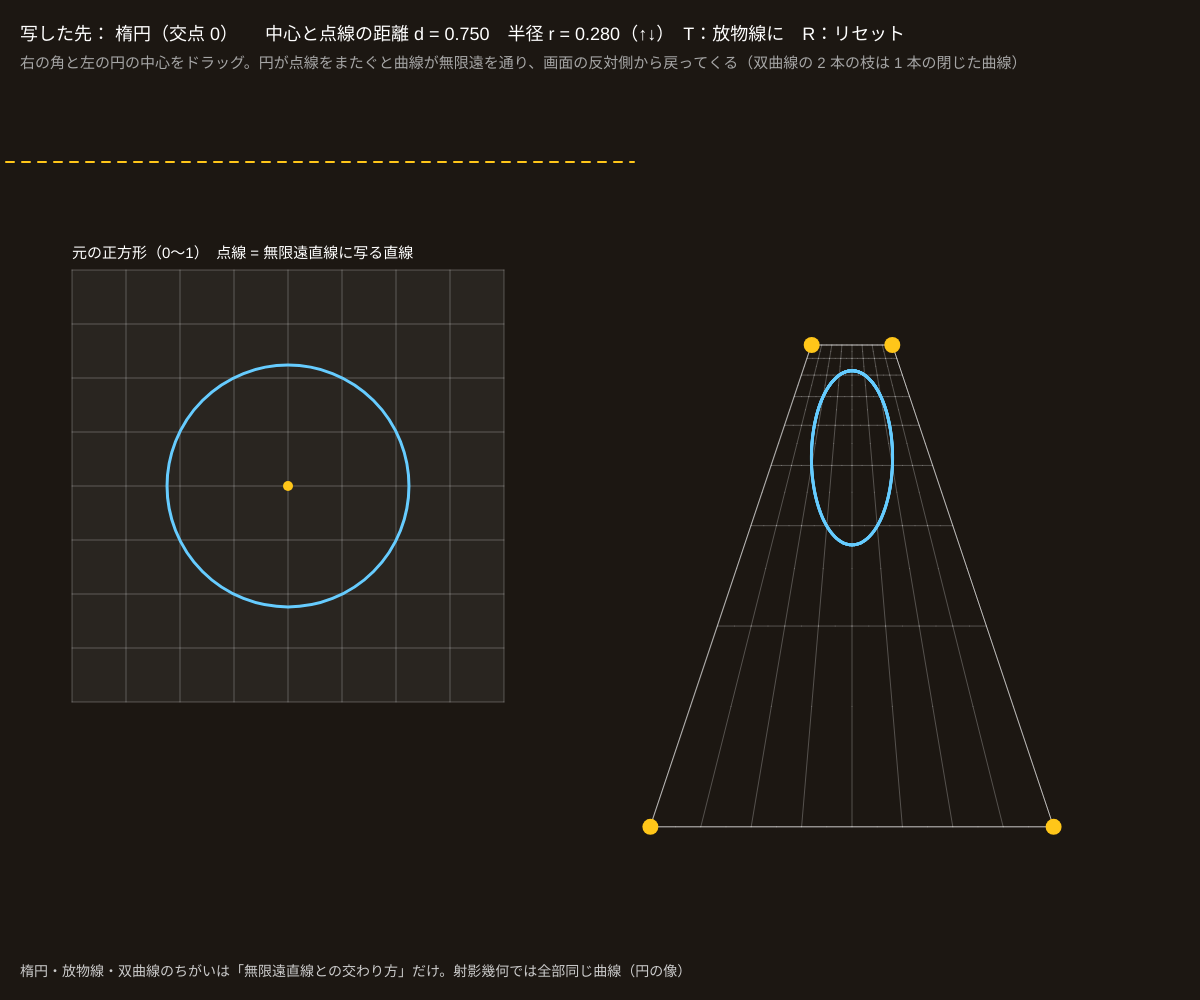
Frame 1 (no input)
Frame 60 (no input): identical to frame 1, image omitted
Frame 120 (the mouse pressed at the canvas centre since frame 60): identical to frame 1, image omitted

The p5.js sketch that drew this single still picture (run headless with seeded random() and noise() and a simulated clock; from frame 60 on, the mouse is pressed at the canvas centre):

// p5.js sketch
// ── sketch.js
// ============================================
// 05 円錐曲線の射影像：円が楕円・放物線・双曲線になる
// 左の正方形の中の円を、右の四角形へのホモグラフィ H で写す。写した先は必ず円錐曲線（2 次曲線）
//   H の 3 行目 [h31, h32, h33] は「無限遠直線に写る直線」（w' = h31 x + h32 y + h33 = 0）。左に点線で描く
//   この点線と円が 交わらない → 楕円 / 接する → 放物線 / 2 点で交わる → 双曲線（2 つの交点 = 双曲線の無限遠点 = 漸近線の方向）
// 右の 4 角をドラッグ / 左の円の中心をドラッグ / ↑↓ = 半径 / T = 放物線にする（半径を点線にぴったり合わせる） / R = リセット
// ============================================

let dst = [];                     // 右の四角形の角（画面座標）
let src = [{ x: 0, y: 0 }, { x: 1, y: 0 }, { x: 1, y: 1 }, { x: 0, y: 1 }];
let cc = { x: 0.5, y: 0.5 }, cr = 0.28;   // ★ 円の中心と半径（0〜1 の座標）
let dragging = -1, dragCenter = false;
let H = null;
let S0, OX, OY;                   // 左の正方形の大きさと位置

function setup() {
  createCanvas(windowWidth, windowHeight);
  colorMode(HSB, 360, 100, 100, 100);
  S0 = min(width * 0.36, height * 0.6); OX = width * 0.06; OY = height * 0.27;
  resetAll();
}
function resetAll() {
  let x0 = width * 0.5, y0 = height * 0.18, w = width * 0.42, h = height * 0.66;
  dst = [{ x: x0 + w * 0.1, y: y0 + h * 0.98 }, { x: x0 + w * 0.9, y: y0 + h * 0.98 }, { x: x0 + w * 0.58, y: y0 + h * 0.25 }, { x: x0 + w * 0.42, y: y0 + h * 0.25 }];
  cc = { x: 0.5, y: 0.5 }; cr = 0.28;
}
function srcToScreen(p) { return { x: OX + p.x * S0, y: OY + p.y * S0 }; }

function draw() {
  background(30, 35, 11);
  if (dragging >= 0) dst[dragging] = { x: mouseX, y: mouseY };
  if (dragCenter) cc = { x: constrain((mouseX - OX) / S0, 0.05, 0.95), y: constrain((mouseY - OY) / S0, 0.05, 0.95) };
  H = homographyFrom4(src, dst);
  if (!H) { fill(0, 0, 100); textSize(18); text('4 点がつぶれています（R）', 20, 40); return; }

  // 無限遠直線の元 l∞ = H の 3 行目（元の正方形の座標で）
  let linf = H[2];
  let d = Math.abs(linf[0] * cc.x + linf[1] * cc.y + linf[2]) / (Math.hypot(linf[0], linf[1]) || 1);   // 中心から l∞ までの距離
  let kind = d > cr * 1.01 ? 0 : d < cr * 0.99 ? 2 : 1;
  let kindName = ['楕円（交点 0）', '放物線（接する：交点 1）', '双曲線（交点 2）'][kind];

  // ---- 左：元の正方形
  noStroke(); fill(0, 0, 100, 6); rect(OX, OY, S0, S0);
  stroke(0, 0, 100, 25); strokeWeight(1); noFill();
  for (let k = 0; k <= 8; k++) { line(OX + (k * S0) / 8, OY, OX + (k * S0) / 8, OY + S0); line(OX, OY + (k * S0) / 8, OX + S0, OY + (k * S0) / 8); }
  stroke(200, 60, 100); strokeWeight(3); let c0 = srcToScreen(cc); circle(c0.x, c0.y, cr * S0 * 2);
  // l∞ の元（点線）：a x + b y + c = 0 を画面座標に
  let lscr = [linf[0] / S0, linf[1] / S0, linf[2] - (linf[0] * OX) / S0 - (linf[1] * OY) / S0];
  stroke(45, 90, 100); strokeWeight(2); drawingContext.setLineDash([8, 8]); drawHLine(lscr, [OX - 130, OY - 130, OX + S0 + 130, OY + S0 + 130]); drawingContext.setLineDash([]);
  // 交点（円と l∞）→ 右では無限遠点（漸近線の方向）
  let inter = circleLine(cc, cr, linf);
  noStroke(); fill(15, 80, 100);
  for (let p of inter) { let s = srcToScreen(p); circle(s.x, s.y, 12); }
  fill(45, 90, 100); circle(c0.x, c0.y, 10);
  fill(0, 0, 100); textSize(15); text('元の正方形（0〜1）　点線 = 無限遠直線に写る直線', OX, OY - 12);

  // ---- 右：写した先
  noFill(); stroke(0, 0, 100, 25); strokeWeight(1);
  for (let k = 0; k <= 8; k++) { mappedLine(k / 8, 0, k / 8, 1); mappedLine(0, k / 8, 1, k / 8); }
  stroke(0, 0, 100, 60); quad(dst[0].x, dst[0].y, dst[1].x, dst[1].y, dst[2].x, dst[2].y, dst[3].x, dst[3].y);
  // 円の像：細かく刻んで写す。w' の符号が変わる所（無限遠を通る所）で線を切る
  stroke(200, 60, 100); strokeWeight(3);
  let prev = null;
  for (let i = 0; i <= 720; i++) {
    let a = (i / 720) * Math.PI * 2, q = mat3Vec(H, hPt(cc.x + cr * Math.cos(a), cc.y + cr * Math.sin(a)));
    let p = Math.abs(q[2]) > 1e-9 ? { x: q[0] / q[2], y: q[1] / q[2], s: Math.sign(q[2]) } : null;
    if (p && prev && p.s === prev.s && Math.abs(p.x) < 1e5 && Math.abs(p.y) < 1e5 && Math.abs(prev.x) < 1e5 && Math.abs(prev.y) < 1e5) line(prev.x, prev.y, p.x, p.y);
    prev = p;
  }
  // 無限遠点の方向（矢印）
  stroke(15, 80, 100); strokeWeight(3); fill(15, 80, 100);
  for (let p of inter) drawHPoint(mat3Vec(H, hPt(p.x, p.y)), 14, '', [width * 0.46, 90, width - 10, height - 10]);
  noStroke(); fill(45, 90, 100); textSize(15);
  for (let i = 0; i < 4; i++) circle(dst[i].x, dst[i].y, 16);

  fill(0, 0, 100); textSize(18);
  text('写した先： ' + kindName + '　　中心と点線の距離 d = ' + nf(d, 1, 3) + '　半径 r = ' + nf(cr, 1, 3) + '（↑↓）　T：放物線に　R：リセット', 20, 40);
  fill(0, 0, 65); textSize(15);
  text('右の角と左の円の中心をドラッグ。円が点線をまたぐと曲線が無限遠を通り、画面の反対側から戻ってくる（双曲線の 2 本の枝は 1 本の閉じた曲線）', 20, 68);
  fill(0, 0, 80); textSize(14);
  text('楕円・放物線・双曲線のちがいは「無限遠直線との交わり方」だけ。射影幾何では全部同じ曲線（円の像）', 20, height - 24);
}

// 元の座標の線分を写して描く
function mappedLine(x0, y0, x1, y1) {
  let prev = null;
  for (let i = 0; i <= 16; i++) {
    let q = mat3Vec(H, hPt(x0 + ((x1 - x0) * i) / 16, y0 + ((y1 - y0) * i) / 16));
    let p = q[2] > 1e-6 ? { x: q[0] / q[2], y: q[1] / q[2] } : null;
    if (p && prev) line(prev.x, prev.y, p.x, p.y);
    prev = p;
  }
}
// 円（中心 c、半径 r）と直線 [a, b, c] の交点（0〜2 個）
function circleLine(c, r, l) {
  let n = Math.hypot(l[0], l[1]) || 1, a = l[0] / n, b = l[1] / n, k = l[2] / n;
  let d = a * c.x + b * c.y + k;                 // 符号つき距離
  if (Math.abs(d) > r) return [];
  let fx = c.x - a * d, fy = c.y - b * d;        // 垂線の足
  let h = Math.sqrt(Math.max(0, r * r - d * d));
  if (h < 1e-9) return [{ x: fx, y: fy }];
  return [{ x: fx - b * h, y: fy + a * h }, { x: fx + b * h, y: fy - a * h }];
}

function mousePressed() {
  dragging = nearestHandle(dst, mouseX, mouseY, 30);
  let c0 = srcToScreen(cc);
  if (dragging < 0 && dist(mouseX, mouseY, c0.x, c0.y) < 30) dragCenter = true;
}
function mouseReleased() { dragging = -1; dragCenter = false; }
function keyPressed() {
  if (key === UP_ARROW) cr = min(0.9, cr + 0.02);
  if (key === DOWN_ARROW) cr = max(0.03, cr - 0.02);
  if (key === 't' || key === 'T') { let l = H[2]; cr = constrain(Math.abs(l[0] * cc.x + l[1] * cc.y + l[2]) / (Math.hypot(l[0], l[1]) || 1), 0.03, 0.9); }
  if (key === 'r' || key === 'R') resetAll();
}

// ---------- やってみよう ----------
// 1. 右の四角形を長方形にすると点線は正方形からどこまで離れる？（アフィンなら l∞ は無限遠のまま = 楕円しかできない）
// 2. 双曲線のとき、矢印の方向（無限遠点）が漸近線の方向。曲線が本当にその方向に伸びているか確かめよう
// 3. 放物線（T）のときの矢印は 1 つ。放物線は「無限遠直線に接する」と言える。接点の方向は軸の方向？
// 4. 円のかわりに正方形の中の別の図形（三角形）を写してみよう。角が無限遠を通るとどう見える？

// ==================================================
// ここから下は「射影幾何の道具」（同次座標・外積・行列・ホモグラフィ）
// （中身は読まなくても OK。消さないでね）
// ==================================================

// 同次座標の点 [x, y, w]。w = 1 ならふつうの点 (x, y)、w = 0 なら「方向 (x, y) の無限遠点」
function hPt(x, y, w) { return [x, y, w === undefined ? 1 : w]; }
// 外積。2 点 → それを通る直線 [a, b, c]（ax + by + cw = 0）／ 2 直線 → その交点。どちらも同じ式！
function hCross(p, q) {
  return [p[1] * q[2] - p[2] * q[1], p[2] * q[0] - p[0] * q[2], p[0] * q[1] - p[1] * q[0]];
}
// 内積。点と直線で 0 なら「点が直線の上にある」
function hDot(p, q) { return p[0] * q[0] + p[1] * q[1] + p[2] * q[2]; }
// 3 つの点（または直線）の行列式。0 なら共線（共点）
function hDet(p, q, r) { return hDot(p, hCross(q, r)); }
// 長さを 1 にそろえる（表示用。射影的には同じ点・同じ直線）
function hUnit(p) { let m = Math.hypot(p[0], p[1], p[2]) || 1; return [p[0] / m, p[1] / m, p[2] / m]; }
// 無限遠（または画面からはるか遠く）にあるか
function isFar(p) { return Math.abs(p[2]) * 1e5 < Math.hypot(p[0], p[1]); }
// 同次座標 → 画面の点 {x, y}（無限遠なら null）
function toXY(p) { return isFar(p) ? null : { x: p[0] / p[2], y: p[1] / p[2] }; }
// 2 点 {x, y} を通る直線
function lineThrough(a, b) { return hCross(hPt(a.x, a.y), hPt(b.x, b.y)); }
// 1 直線上の 4 点の複比 (P1,P2;P3,P4)。X, Y はその直線上の基準 2 点（無限遠点があっても計算できる）
function crossRatioH(P1, P2, P3, P4, X, Y) {
  let n = hCross(X, Y), nn = hDot(n, n) || 1;
  let lm = (P) => [hDot(hCross(P, Y), n) / nn, hDot(hCross(X, P), n) / nn];
  let [l1, m1] = lm(P1), [l2, m2] = lm(P2), [l3, m3] = lm(P3), [l4, m4] = lm(P4);
  let num = (l1 * m3 - l3 * m1) * (l2 * m4 - l4 * m2), den = (l2 * m3 - l3 * m2) * (l1 * m4 - l4 * m1);
  return Math.abs(den) < 1e-12 ? NaN : num / den;
}

// 直線 [a, b, c] を枠（省略すると画面全体）いっぱいに描く
function drawHLine(l, box) {
  let [x0, y0, x1, y1] = box || [0, 0, width, height], cand = [];
  for (let e of [[1, 0, -x0], [1, 0, -x1], [0, 1, -y0], [0, 1, -y1]]) {
    let p = toXY(hCross(l, e));
    if (p && p.x > x0 - 1 && p.x < x1 + 1 && p.y > y0 - 1 && p.y < y1 + 1) cand.push(p);
  }
  if (cand.length < 2) return;
  let best = null, bd = -1;
  for (let i = 0; i < cand.length; i++) for (let j = i + 1; j < cand.length; j++) {
    let d = Math.hypot(cand[i].x - cand[j].x, cand[i].y - cand[j].y);
    if (d > bd) { bd = d; best = [cand[i], cand[j]]; }
  }
  line(best[0].x, best[0].y, best[1].x, best[1].y);
}
// 点を描く。ふつうの点なら丸、無限遠点なら枠のふちに「方向の矢印」（向かい合う 2 か所 = 同じ 1 点）
function drawHPoint(p, r, label, box) {
  let [x0, y0, x1, y1] = box || [0, 0, width, height];
  let q = toXY(p);
  if (q) { circle(q.x, q.y, r); if (label) text(label, q.x + r * 0.7, q.y - r * 0.7); return; }
  let dx = p[0], dy = p[1], m = Math.hypot(dx, dy) || 1; dx /= m; dy /= m;
  let cx = (x0 + x1) / 2, cy = (y0 + y1) / 2;
  for (let s of [1, -1]) {
    let ux = dx * s, uy = dy * s, t = Infinity;
    if (ux > 1e-9) t = Math.min(t, (x1 - 30 - cx) / ux); if (ux < -1e-9) t = Math.min(t, (x0 + 30 - cx) / ux);
    if (uy > 1e-9) t = Math.min(t, (y1 - 30 - cy) / uy); if (uy < -1e-9) t = Math.min(t, (y0 + 30 - cy) / uy);
    let x = cx + ux * t, y = cy + uy * t;
    push(); translate(x, y); rotate(Math.atan2(uy, ux));
    line(-r * 2.5, 0, r, 0); line(r, 0, 0, -r * 0.8); line(r, 0, 0, r * 0.8);
    pop();
    if (label) text(label + '∞', x - r * 2, y - r);
  }
}

// 3×3 行列（配列の配列）の道具
function mat3Mul(A, B) {
  let C = [[0, 0, 0], [0, 0, 0], [0, 0, 0]];
  for (let i = 0; i < 3; i++) for (let j = 0; j < 3; j++) for (let k = 0; k < 3; k++) C[i][j] += A[i][k] * B[k][j];
  return C;
}
function mat3Vec(M, v) { return [hDot(M[0], v), hDot(M[1], v), hDot(M[2], v)]; }
function mat3T(M) { return [[M[0][0], M[1][0], M[2][0]], [M[0][1], M[1][1], M[2][1]], [M[0][2], M[1][2], M[2][2]]]; }
function mat3Inv(M) {
  let [[a, b, c], [d, e, f], [g, h, i]] = M;
  let A = e * i - f * h, B = -(d * i - f * g), C = d * h - e * g;
  let det = a * A + b * B + c * C;
  if (Math.abs(det) < 1e-12) return null;
  return [[A / det, -(b * i - c * h) / det, (b * f - c * e) / det],
          [B / det, (a * i - c * g) / det, -(a * f - c * d) / det],
          [C / det, -(a * h - b * g) / det, (a * e - b * d) / det]];
}
// ガウスの消去法（部分ピボット）で A x = b を解く。解けなければ null
function solveLinear(A, b) {
  let n = b.length, M = A.map((r, i) => [...r, b[i]]);
  for (let c = 0; c < n; c++) {
    let p = c;
    for (let r = c + 1; r < n; r++) if (Math.abs(M[r][c]) > Math.abs(M[p][c])) p = r;
    if (Math.abs(M[p][c]) < 1e-12) return null;
    [M[c], M[p]] = [M[p], M[c]];
    for (let r = 0; r < n; r++) {
      if (r === c) continue;
      let f = M[r][c] / M[c][c];
      for (let k = c; k <= n; k++) M[r][k] -= f * M[c][k];
    }
  }
  return M.map((r, i) => r[n] / r[i]);
}
// 4 点の対応 src[i] → dst[i]（{x, y}）からホモグラフィ 3×3 を求める（h33 = 1 に固定、8 本の連立方程式）
function homographyFrom4(src, dst) {
  let A = [], b = [];
  for (let i = 0; i < 4; i++) {
    let x = src[i].x, y = src[i].y, u = dst[i].x, v = dst[i].y;
    A.push([x, y, 1, 0, 0, 0, -u * x, -u * y]); b.push(u);
    A.push([0, 0, 0, x, y, 1, -v * x, -v * y]); b.push(v);
  }
  let h = solveLinear(A, b);
  if (!h) return null;
  return [[h[0], h[1], h[2]], [h[3], h[4], h[5]], [h[6], h[7], 1]];
}
// ホモグラフィで点 {x, y} を写す（無限遠へ飛ぶなら null）
function applyH(H, p) { return toXY(mat3Vec(H, hPt(p.x, p.y))); }
// つかめる点のリスト（{x, y}）からマウスに近いものの番号。半径 r 以内になければ -1
function nearestHandle(list, mx, my, r) {
  let best = -1, bd = r;
  for (let i = 0; i < list.length; i++) {
    let d = Math.hypot(list[i].x - mx, list[i].y - my);
    if (d < bd) { bd = d; best = i; }
  }
  return best;
}
